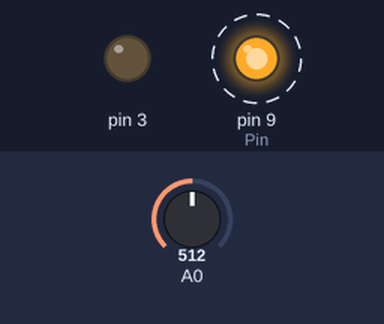
Recording of a sketch running on a simulated Arduino Leonardo, built with avr-gcc and run on an emulated ATmega32U4. Parts: output pins drawn as LEDs (lit = HIGH). Dashed ring = blinking. The test bench sets the inputs (shaded band); at power-on: A0 = 512.

Above: at 1.25 s.
1.3 s: A0 set to 390
4.3 s: A0 set to 372
At 5.25 s:
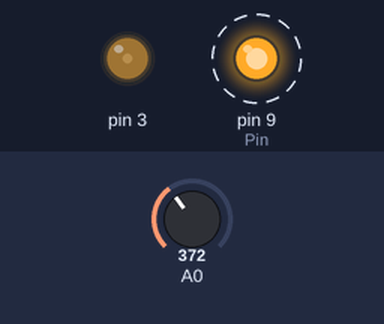
7.3 s: A0 set to 306
At 7.45 s:
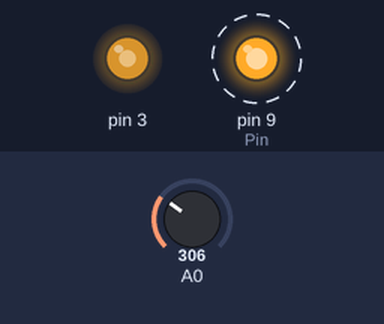
10.3 s: A0 set to 716
At 10.45 s:
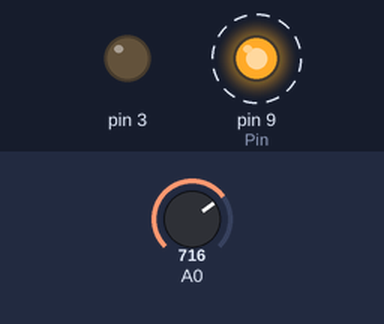
Timing chart, 0 to 14.3 s (numbered marks = the images above; inputs shaded):
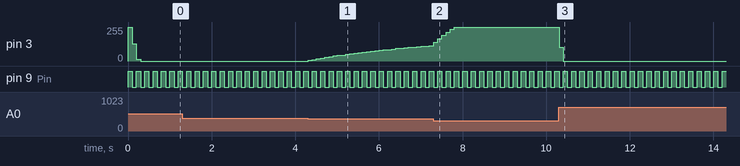

The sketch:

control_temp_LC.ino
```cpp
/*Control Temperatura*/
/*Cristian Castro Lagos*/
#include <Wire.h>
uint32_t LoopTimer;
int Pin =  9; //led que marca muestreo
float Temp; //Temperatura medida
float Temp_1=0.0;
float a=0.9391; // parametro filtro IIR
float ref=30.0;  //Referencia temperatura
float u=0.0,u_1=0.0;//Se_al de control
float e=0.0,e_1=0.0;// error resp
float K0=7.6634,K1=-7.6488; //parametros control PI discreto
float tiempo=0;
void setup() {
  Serial1.begin(57600);
  //Serial.begin(38400);
  pinMode(Pin, OUTPUT);
  ref=(float(analogRead(A0))*3.3/1023.0-0.5)/0.01;
  LoopTimer=micros();
}


void loop() {
  digitalWrite(Pin, !digitalRead(Pin));
  Temp = (1.0-a)*(float(analogRead(A0))*3.3/1023.0-0.5)/0.01+a*Temp_1; // fitro digital medicion temperatura
  Temp_1=Temp;
  if (tiempo>=200){
    ref=35.0;
  }
  e=(ref-Temp); //cierre de lazo de control

  // Control PI
  u = u_1 + K0*e + K1*e_1; //controlador PI discreto
  if (u >= 100.0){      //saturacion
    u = 100.0;
  }

  if (u <= 0.0 || ref==0.0){
    u = 0.0;
  }
  e_1=e;
  u_1=u;
  //control signal
  analogWrite(3,map(u,0,100,0,255));
  Serial1.print(Temp);
  Serial1.print(",");
  Serial1.print(u);
  Serial1.print(",");
  Serial1.print(ref);
  Serial1.print(",");
  Serial1.println(tiempo);
    while ( micros() - LoopTimer< 100000); // el codigo se bloquea o no avanza hasta que se cumpla la condicion
  LoopTimer=micros();
  tiempo=tiempo+0.1;
}
```

Measured:
- the behaviour switches between 373 and 372 on A0 (found by bisection; images 0 and 1)
- after the input at 10.3 s, pin 3: 255/255 → 102/255 at once, → 0/255 0.10 s later
- by itself, pin 9 (Pin): alternates HIGH for 0.10 s and LOW for 0.10 s
